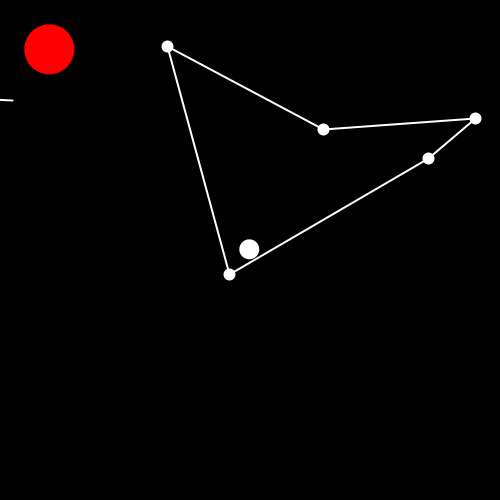
Frame 1 (no input)
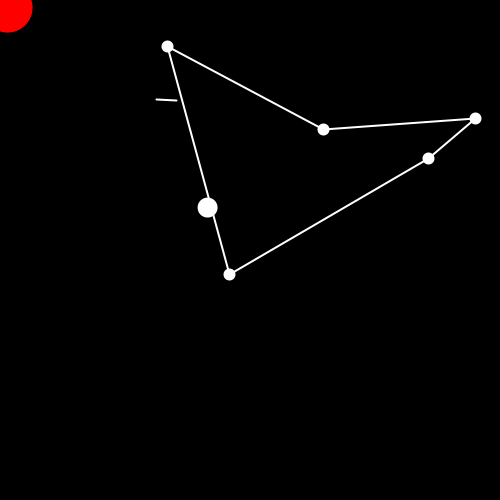
Frame 60 (the mouse pressed at the canvas centre just before this capture)
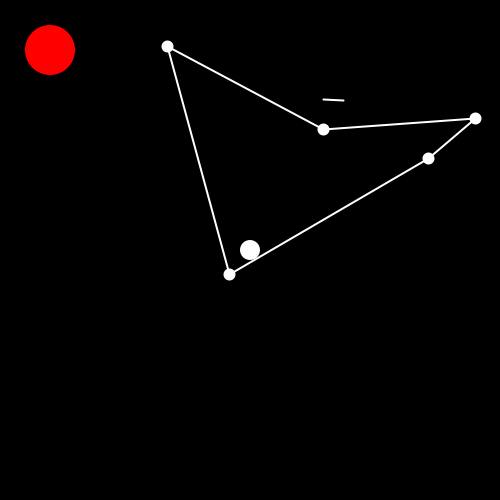
Frame 120 (the mouse held since frame 60 and released just before this capture)

The Processing sketch that drew these frames (run headless with seeded random() and noise(); from frame 60 on, the mouse is pressed at the canvas centre):

// Processing sketch: circles
// ── circles.pde
void setup()
{
  size(500, 500);
  c1 = new Circle(50, 50, 25, color(255, 0, 0));
  c2 = new Circle();
  l = new Line(0, 100);
  
  for (int i = 0 ; i < 5 ; i ++)
  {
    wayPoints.add(new PVector(random(0, width), 
          random(0, height)));
  }
  for (int i = 0 ; i < 5 ; i ++)
  {
    PVector p = wayPoints.get(i);
    //PVector p = wp[i];
    println(p.x);
  }
  
  /* Allocate like this
  ArrayList<PVector> wayPoints 
  = new ArrayList<PVector>();
  
  Add elements
  wayPoints.add(new PVector(random(0, width), 
          random(0, height)));
  // Return an element
  .get
  */
  
}

Circle c1;
Circle c2;
Line l;

PVector[] wp = new PVector[5];
ArrayList<PVector> wayPoints 
  = new ArrayList<PVector>();


void draw()
{
  background(0);
  c1.update();
  c1.render();
  c2.update();
  c2.render();
  
  l.update();
  l.render();
  
  for (int i = 0 ; i < wayPoints.size() ; i ++)
  {
    PVector c = wayPoints.get(i);
    int next = (i + 1) % wayPoints.size();
    PVector n = wayPoints.get(next);
    ellipse(c.x, c.y, 10, 10);
    line(c.x, c.y, n.x, n.y);
  }
}
// ── Circle.pde
class Circle
{
  PVector pos;
  PVector forward;
  float radius;
  color c;
  
  Circle(float x, float y, float r, color c)
  {
    pos = new PVector(x, y);
    forward = new PVector(0, -1);
    radius = r;
    this.c = c;
  }
  
  Circle()
  {
    // Constructor chaining
    this(width / 2, height / 2, 10, color(255, 255, 255));    
  }
  
  void update()
  {
    PVector mouse = new PVector(mouseX, mouseY);
    forward = PVector.sub(mouse, pos);
    forward .normalize();
    pos.add(forward);
    
    /*
    a = b + c; a = PVector.add(b, c); // static method
    a += b; = a.add(b);
    
    a = b - c; a = PVector.sub(b, c);
    a -= c; a.sub(c);    
    */
  }
  
  void render()
  {
    noStroke();
    fill(c);
    ellipse(pos.x, pos.y, radius * 2, radius * 2);
  }
  
}
// ── Line.pde
class Line
{
  PVector pos;
  PVector forward;
  
  float theta;
  
  Line(float x, float y)
  {
    pos = new PVector(x, y);
    theta = 0;
    forward = new PVector(1, 0);
  }
  
  void render()
  {
    stroke(255);
    strokeWeight(2);
    pushMatrix();
    translate(pos.x, pos.y);
    rotate(theta);
    line(0, -10, 0 , 10);
    popMatrix();
  }
  
  float deltaTime = 1.0f / 60.0f;
  float speed = width / 3.0f;
  void update()
  {
    /*PVector mouse = new PVector(mouseX, mouseY);
    forward = PVector.sub(mouse, pos);
    forward .normalize();
    theta = atan2(forward.y, forward.x) + (PI / 2.0);
    */
    theta = PI / 2.0f;
    pos.add(PVector.mult(forward, speed * deltaTime));
    
    
  }
}
